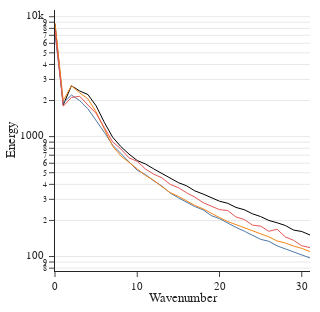

Notebook code for this chart:
### Code cell
fig = go.Figure()

type = 'FVM'
show_model_list = ['Dataset', f'{type}_H0_reg', f'{type}_H1_reg', f'{type}_H2_reg']
colors = ['Black', default_colors[0], default_colors[1], default_colors[2]]
names = ['Dataset', 'H<sub>0</sub>', 'H<sub>1</sub>', 'H<sub>2</sub>']

for i, key in enumerate(show_model_list):
    fig.add_trace(go.Scatter(y=models[key]['spectrum'],
                             name=names[i], legendgroup=names[i],
                             mode='lines', line=dict(width=1, color=colors[i])
                             ))
fig.update_layout(
    font=font, template=template, plot_bgcolor='rgba(0,0,0,0)', showlegend=True if type == 'Spectral' else False,
    width=px_width/2, height = px_width/2, margin=dict(l=10, r=10, t=10, b=10),
    xaxis={'title_text':"Wavenumber", 'title_standoff':1, 'showgrid':False}, 
    yaxis={'title_text':"Energy", 'title_standoff':1, 'type':"log", 'showgrid':True},
    legend=dict(
        #itemsizing="constant",   # keep legend markers same size as trace
        x=0.98, y=0.98,
        xanchor="right", yanchor="top",
        orientation='v', tracegroupgap=0,
        bgcolor="rgba(255,255,255,1)",
        bordercolor="black",
        borderwidth=1
    )
)
fig.show()

# fig.write_image(f"{figure_path}/MNO_KF500_KE_{type}.pdf")

### Figure 1 — Plotly figure (JSON) as saved in the notebook; plotly's stock layout.template omitted (floating-point values rounded to 4 significant figures)
{"data": [{"legendgroup": "Dataset", "line": {"color": "Black", "width": 1}, "mode": "lines", "name": "Dataset", "type": "scatter", "y": [8719.0, 1835.0, 2656.0, 2404.0, 2246.0, 1805.0, 1315.0, 990.7, 826.7, 715.4, 631.7, 591.2, 538.2, 493.3, 451.6, 413.3, 389.0, 353.0, 332.1, 311.3, 289.5, 278.0, 256.7, 245.9, 227.4, 215.4, 200.0, 191.3, 181.5, 166.3, 161.7, 151.2]}, {"legendgroup": "H<sub>0</sub>", "line": {"color": "#4C78A8", "width": 1}, "mode": "lines", "name": "H<sub>0</sub>", "type": "scatter", "y": [7209.0, 1908.0, 2223.0, 1997.0, 1709.0, 1369.0, 1085.0, 850.9, 724.4, 610.5, 524.2, 483.1, 428.1, 386.9, 338.9, 309.0, 283.2, 261.1, 245.6, 219.4, 207.0, 189.1, 175.1, 162.9, 149.5, 139.2, 134.0, 122.8, 115.8, 109.0, 104.0, 97.33]}, {"legendgroup": "H<sub>1</sub>", "line": {"color": "#F58518", "width": 1}, "mode": "lines", "name": "H<sub>1</sub>", "type": "scatter", "y": [8859.0, 2002.0, 2658.0, 2319.0, 2064.0, 1608.0, 1156.0, 835.5, 690.7, 614.1, 538.8, 473.7, 432.0, 382.5, 341.5, 317.7, 292.7, 266.9, 250.2, 228.6, 211.3, 195.8, 185.0, 174.2, 164.3, 154.8, 146.0, 134.9, 129.7, 122.4, 117.0, 110.0]}, {"legendgroup": "H<sub>2</sub>", "line": {"color": "#E45756", "width": 1}, "mode": "lines", "name": "H<sub>2</sub>", "type": "scatter", "y": [7885.0, 1794.0, 2120.0, 2171.0, 1836.0, 1564.0, 1189.0, 905.1, 789.5, 665.4, 621.7, 536.5, 486.6, 453.2, 400.3, 375.5, 339.7, 313.5, 281.7, 262.0, 246.1, 241.9, 213.8, 203.7, 183.0, 179.4, 162.3, 169.0, 145.8, 136.6, 123.0, 118.7]}], "layout": {"font": {"family": "Times New Roman", "size": 11}, "height": 312, "legend": {"bgcolor": "rgba(255,255,255,1)", "bordercolor": "black", "borderwidth": 1, "orientation": "v", "tracegroupgap": 0, "x": 0.98, "xanchor": "right", "y": 0.98, "yanchor": "top"}, "margin": {"b": 10, "l": 10, "r": 10, "t": 10}, "plot_bgcolor": "rgba(0,0,0,0)", "showlegend": false, "width": 312, "xaxis": {"showgrid": false, "title": {"standoff": 1, "text": "Wavenumber"}}, "yaxis": {"showgrid": true, "title": {"standoff": 1, "text": "Energy"}, "type": "log"}}}
